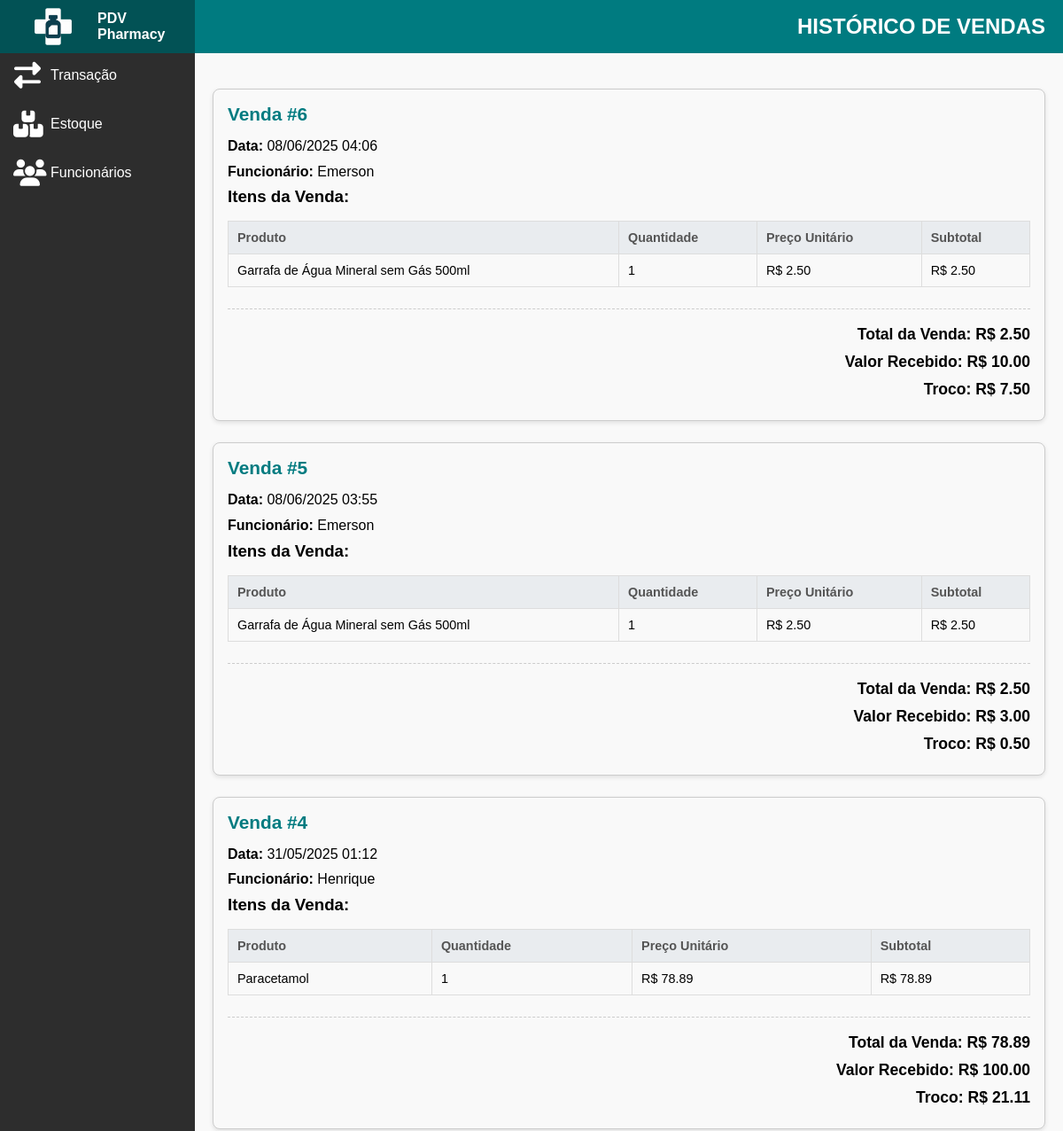
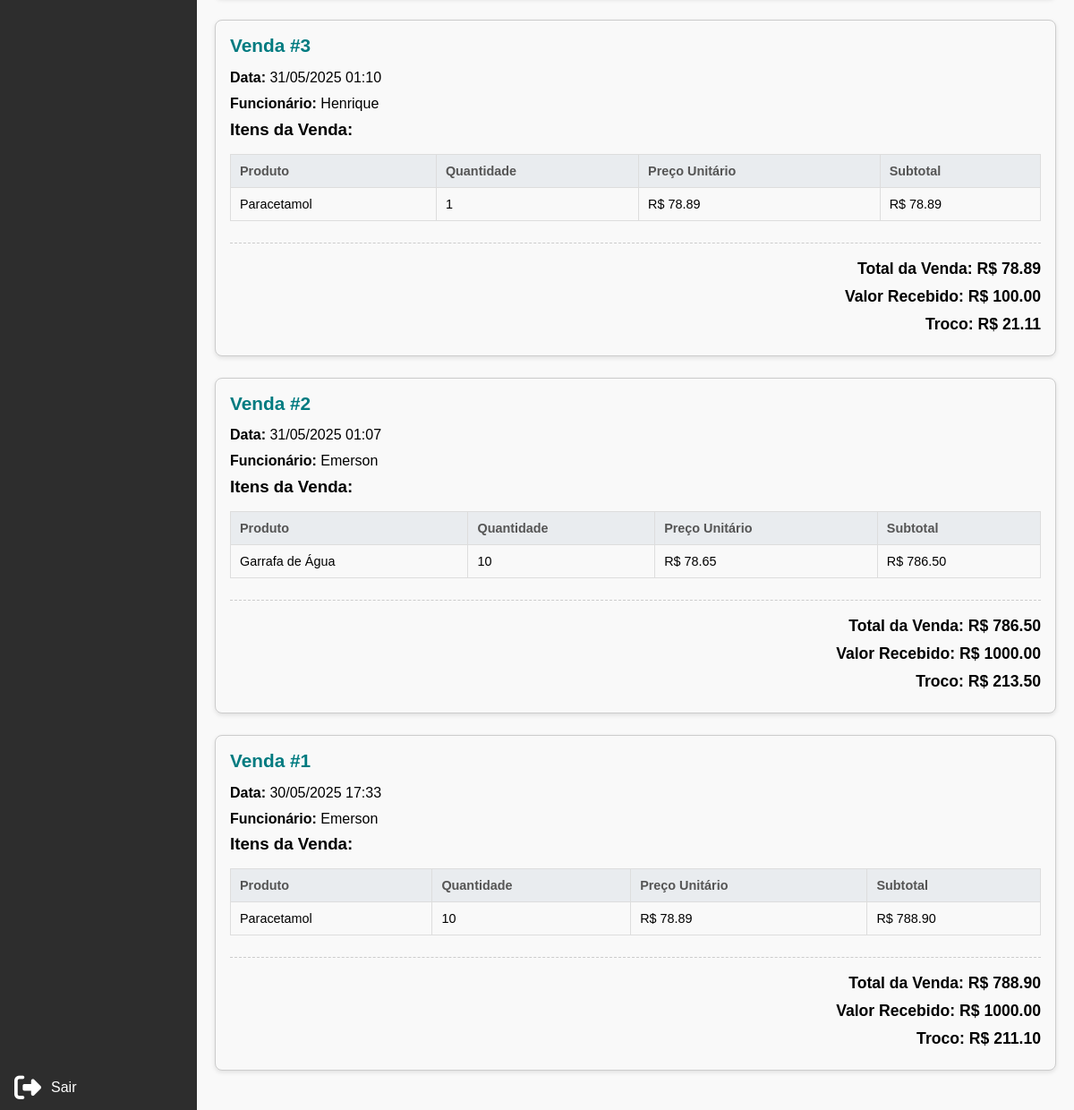
The app's page /vendas/historico/ (signed in) with its own data (2 pictures, top to bottom).
### vendas/models.py (models this page shows, shortened)
class Venda(models.Model):
    data = models.DateTimeField(auto_now_add=True)
    funcionario = models.ForeignKey(User, on_delete=models.PROTECT)
    total = models.DecimalField(max_digits=10, decimal_places=2)
    valor_recebido = models.DecimalField(max_digits=10, decimal_places=2)
    troco = models.DecimalField(max_digits=10, decimal_places=2)

class ItemVenda(models.Model):
    venda = models.ForeignKey(Venda, related_name='itens', on_delete=models.CASCADE)
    produto = models.ForeignKey(Produto, on_delete=models.PROTECT)
    quantidade = models.PositiveIntegerField()
    preco_unitario = models.DecimalField(max_digits=10, decimal_places=2)
    subtotal = models.DecimalField(max_digits=10, decimal_places=2)

### estoque/models.py (models this page shows, shortened)
class Produto(models.Model):
    CATEGORIAS = [
        ('medicamento', 'Medicamento'),
        ('cosmetico', 'Cosmético'),
        ('suplemento', 'Suplemento'),
        ('higiene', 'Higiene Pessoal'),
        ('perfumaria', 'Perfumaria'),
        ('bem_estar', 'Bem-estar'),
        ('veterinario', 'Produtos Veterinários'),
    ]
    nome = models.CharField(max_length=100)
    descricao = models.TextField(blank=True)
    preco = models.DecimalField(max_digits=10, decimal_places=2)
    categoria = models.CharField(max_length=100, choices=CATEGORIAS)
    codigo_barras = models.CharField(max_length=100, unique=True)
    imagem = models.ImageField(upload_to='produtos/', blank=True, null=True)
    quantidade_estoque = models.PositiveIntegerField(default=0)
    ativo = models.BooleanField(default=True)

### vendas/views.py (the view)
# urls.py: path('historico/', views.historico_vendas, name='historico_vendas'),
@login_required
def historico_vendas(request):
    vendas = Venda.objects.select_related('funcionario').prefetch_related('itens__produto').order_by('-data')
    return render(request, 'vendas/historico.html', {'vendas': vendas})

### templates/vendas/historico.html (shortened to what this page needs)
{% load static %}
{% load tz %}
<html lang="pt-br">
<head>
    <link rel="stylesheet" href="https://cdnjs.cloudflare.com/ajax/libs/font-awesome/6.4.0/css/all.min.css"/>
    <link rel="stylesheet" href="{% static 'css/style_vendas_historico.css' %}">
</head>
<body>
    <div class="sidebar">
        <div class="sidebar-top">
            <img src="{% static 'img/logo-icon.png' %}" alt="Logo PDV Farma" class="logo">
            <span class="logo-text">PDV Pharmacy</span>
        </div>
        <a href="{% url 'nova_venda' %}"><i class="fas fa-exchange-alt"></i><span>Transação</span></a>
        <a href="{% url 'listar_produtos' %}"><i class="fas fa-boxes"></i><span>Estoque</span></a>
        <a href="{% url 'listar_funcionarios' %}"> <i class="fas fa-users"></i> <span>Funcionários</span></a>
        {% if user.is_authenticated %}
            <a href="#" class="logout-link">
                <i class="fas fa-sign-out-alt"></i><span>Sair</span>
            </a>
        {% endif %}
    </div>
    <div class="main-content">
        <div class="topbar">
            HISTÓRICO DE VENDAS
        </div>
        <div class="history-container">
            {% if vendas %}
                {% for venda in vendas %}
                    <div class="venda-card">
                        <h2>Venda #{{ venda.id }}</h2>
                        <p><strong>Data:</strong> {{ venda.data|date:"d/m/Y H:i" }}</p>
                        <p><strong>Funcionário:</strong> {{ venda.funcionario.first_name }}</p>
                        <h3>Itens da Venda:</h3>
                        <table>
                            <thead>
                                <tr>
                                    <th>Produto</th>
                                    <th>Quantidade</th>
                                    <th>Preço Unitário</th>
                                    <th>Subtotal</th>
                                </tr>
                            </thead>
                            <tbody>
                                {% for item in venda.itens.all %}
                                    <tr>
                                        <td>{{ item.produto.nome }}</td>
                                        <td>{{ item.quantidade }}</td>
                                        <td>R$ {{ item.preco_unitario|floatformat:2 }}</td>
                                        <td>R$ {{ item.subtotal|floatformat:2 }}</td>
                                    </tr>
                                {% empty %}
                                    <tr>
                                        <td colspan="4">Nenhum item nesta venda.</td>
                                    </tr>
                                {% endfor %}
                            </tbody>
                        </table>
                        <div class="total-info">
                            <p><strong>Total da Venda:</strong> R$ {{ venda.total|floatformat:2 }}</p>
                            <p><strong>Valor Recebido:</strong> R$ {{ venda.valor_recebido|floatformat:2 }}</p>
                            <p><strong>Troco:</strong> R$ {{ venda.troco|floatformat:2 }}</p>
                        </div>
                    </div>
                {% endfor %}
            {% else %}
                <p class="no-sales">Nenhuma venda encontrada no histórico.</p>
            {% endif %}
        </div>
    </div>
</body>
</html>

### static/css/style_vendas_historico.css (style rules this page uses)
* { margin: 0; padding: 0; box-sizing: border-box; }
html { font-size: 16px; }
body { display: flex; height: 100vh; background-color: #f0f0f0; font-family: 'Arial', sans-serif; }
.sidebar { width: 220px; background-color: #2d2d2d; color: white; display: flex; flex-direction: column; height: 100vh; justify-content: flex-start; gap: 5px; padding-top: 60px; }
.sidebar-top { background-color: #025255; height: 60px; width: 220px; display: flex; align-items: center; gap: 10px; padding: 0 20px; position: fixed; top: 0; left: 0; z-index: 1000; }
.sidebar-top .logo { width: 5rem; height: 5rem; object-fit: contain; }
.sidebar-top .logo-text { font-weight: bold; font-size: 1rem; color: white; }
.sidebar a { display: flex; align-items: center; gap: 10px; color: white; text-decoration: none; font-size: 16px; border-radius: 0px; padding: 10px 15px; cursor: pointer; transition: background-color 0.3s ease; }
.sidebar a i { font-size: 30px; width: 32px; text-align: center; }
.sidebar .logout-link { margin-top: auto; }
.main-content { flex: 1; display: flex; flex-direction: column; background-color: #f9f9f9; overflow-y: auto; margin-top: 3.75rem; padding-top: 1.25rem; }
.topbar { background-color: #007b80; height: 3.75rem; color: white; display: flex; align-items: center; justify-content: flex-end; font-size: 1.5rem; font-weight: bold; padding: 0 1.25rem; position: fixed; top: 0; left: 220px; width: calc(100% - 220px); z-index: 999; flex-shrink: 0; }
.history-container { padding: 1.25rem; flex-grow: 1; }
.venda-card { border: 1px solid #ccc; padding: 1rem; margin-bottom: 1.5rem; background-color: #f9f9f9; border-radius: 8px; box-shadow: 0 2px 5px rgba(0,0,0,0.1); }
.venda-card h2 { margin-top: 0; margin-bottom: 0.8rem; color: #007b80; font-size: 1.3rem; }
.venda-card p { margin-bottom: 0.4rem; line-height: 1.4; }
.venda-card table { width: 100%; border-collapse: collapse; margin-top: 1rem; font-size: 0.9rem; }
.venda-card th, .venda-card td { border: 1px solid #ddd; padding: 10px; text-align: left; }
.venda-card th { background-color: #e9ecef; font-weight: bold; color: #555; }
.venda-card .total-info { margin-top: 1.5rem; font-weight: bold; text-align: right; border-top: 1px dashed #ccc; padding-top: 1rem; font-size: 1.1rem; }

### records on screen
Venda: id "6", data "08/06/2025 04:06", funcionario.first_name "Emerson", total "2.50", valor_recebido "10.00", troco "7.50"
ItemVenda: produto.nome "Garrafa de Água Mineral sem Gás 500ml", quantidade "1", preco_unitario "2.50", subtotal "2.50"
Venda: id "5", data "08/06/2025 03:55", funcionario.first_name "Emerson", total "2.50", valor_recebido "3.00", troco "0.50"
ItemVenda: produto.nome "Garrafa de Água Mineral sem Gás 500ml", quantidade "1", preco_unitario "2.50", subtotal "2.50"
Venda: id "4", data "31/05/2025 01:12", funcionario.first_name "Henrique", total "78.89", valor_recebido "100.00", troco "21.11"
ItemVenda: produto.nome "Paracetamol", quantidade "1", preco_unitario "78.89", subtotal "78.89"
Venda: id "3", data "31/05/2025 01:10", funcionario.first_name "Henrique", total "78.89", valor_recebido "100.00", troco "21.11"
ItemVenda: produto.nome "Paracetamol", quantidade "1", preco_unitario "78.89", subtotal "78.89"
Venda: id "2", data "31/05/2025 01:07", funcionario.first_name "Emerson", total "786.50", valor_recebido "1000.00", troco "213.50"
ItemVenda: produto.nome "Garrafa de Água", quantidade "10", preco_unitario "78.65", subtotal "786.50"
Venda: id "1", data "30/05/2025 17:33", funcionario.first_name "Emerson", total "788.90", valor_recebido "1000.00", troco "211.10"
ItemVenda: produto.nome "Paracetamol", quantidade "10", preco_unitario "78.89", subtotal "788.90"
